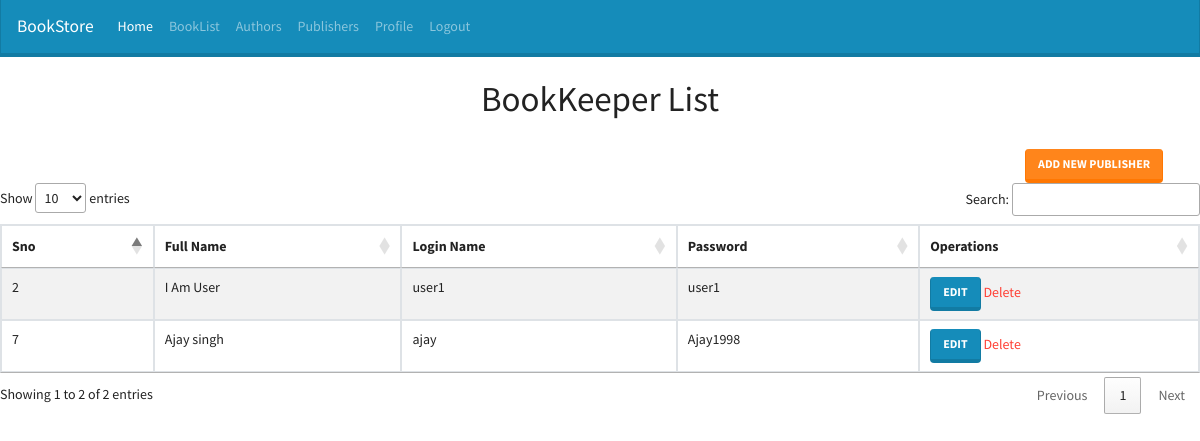
The app's page /BookKeeper/BookKeeperList/ (signed in) with its own data.
### BookKeeper/models.py (models this page shows, shortened)
class BookKeeper(models.Model):
	loginname = models.CharField(max_length=30)
	password = models.CharField(max_length=10)
	fullname = models.CharField(max_length=40)

### BookKeeper/views.py (the view)
# urls.py: url(r'BookKeeperList/', views.bookkeeper_list, name='BookKeeperList'),
def bookkeeper_list(request, template_name="bookkeeper_list.html"):
	login_status = request.session['login_status']
	fullname = request.session['user_fullname']
	loginname = request.session['loginname']
	if(login_status=="1"):
		author = BookKeeper.objects.all()    #select * from BookKeeper
		data = {}
		data['object_list'] = author
		return render(request, template_name, data)
	else:
		return redirect("BookKeeper:home")

### BookKeeper/templates/bookkeeper_list.html (shortened to what this page needs)
{% load static %}
<!DOCTYPE html>
<html>
<head>
	<link rel="stylesheet" type="text/css" href="{% static 'css/bootstrap.min.css' %}">
</head>
<body>
<nav class="navbar navbar-expand-lg navbar-dark bg-primary">
  <a class="navbar-brand" href="#">BookStore</a>
  <div class="collapse navbar-collapse" id="navbarColor01">
    <ul class="navbar-nav mr-auto">
      <li class="nav-item">
        <a class="nav-link active" href="{%url 'BookKeeper:dashboard'%}">Home</a>
      </li>
      <li class="nav-item">
        <a class="nav-link" href="{%url 'BookKeeper:BookList'%}">BookList</a>
      </li>
      <li class="nav-item">
        <a class="nav-link" href="{%url 'BookKeeper:AuthorList'%}">Authors</a>
      </li>
      <li class="nav-item">
        <a class="nav-link" href="#">Publishers</a>
      </li>
      <li class="nav-item">
        <a class="nav-link" href="#">Profile</a>
      </li>
       <li class="nav-item">
        <a class="nav-link" href="{%url 'BookKeeper:logout'%}">Logout</a>
      </li>
    </ul>
  </div>
</nav>
<br/>
<center><h1>BookKeeper List</h1></center>
<br/>
<div class="row">
	<div class="col-lg-2 col-md-2">&nbsp;</div>
	<div class="col-lg-8 col-md-8 col-sm-12">
	</div>
	<div class="col-lg-2 col-md-2">
		<a href="{% url 'BookKeeper:BookKeeperAdd' %}" class="btn btn-warning">Add New Publisher</a>
	</div>
</div>
<div class="row">
	<div class="col-lg-12 col-md-12 col-sm-12">
		<table class="table table-bordered table-hover table-striped" id="myTable">
			<thead>
				<tr>
					<th>Sno</th>
					<th>Full Name</th>
					<th>Login Name</th>
					<th>Password</th>
					<th>Operations</th>
				</tr>
			</thead>
			<tbody>
				{% for b in object_list %}
				<tr>
					<td>{{b.id}}</td>
					<td>{{b.fullname}}</td>
					<td>{{b.loginname}}</td>
					<td>{{b.password}}</td>
					<td>
						<a href="{%url 'BookKeeper:BookKeeperEdit' b.id %}" class="btn btn-primary">Edit</a>
						<a href="{%url 'BookKeeper:BookKeeperDelete' b.id %}" class="text-danger">Delete</a>
					</td>
				</tr>
				{% endfor %}
			</tbody>
		</table>
	</div>
</div>
	<link rel="stylesheet" type="text/css" href="//cdn.datatables.net/1.10.19/css/jquery.dataTables.min.css">
</body>
</html>

### records on screen
BookKeeper: id "2", fullname "I Am User", loginname "user1", password "user1"
BookKeeper: id "7", fullname "Ajay singh", loginname "ajay", password "Ajay1998"
